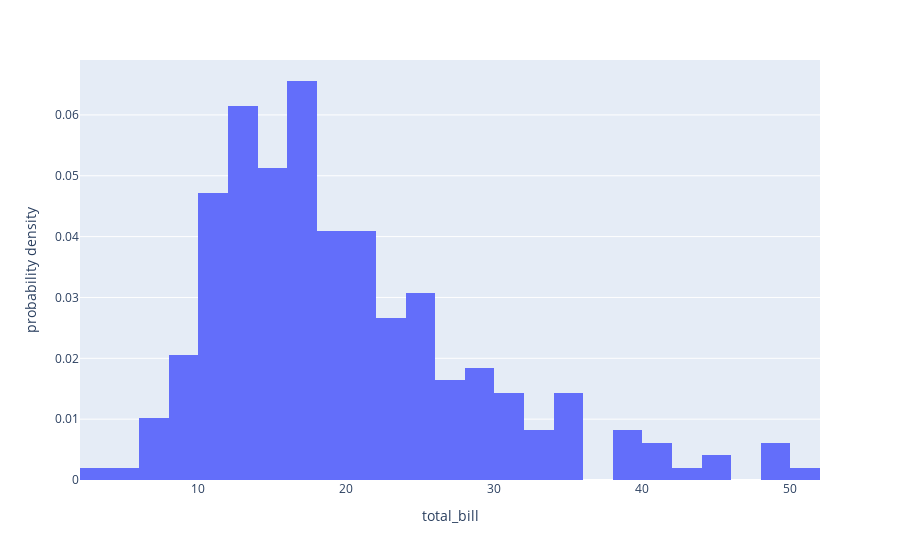

Here is the notebook cell this chart was saved with:
### Code cell
df = px.data.tips() 
  
fig = px.histogram(df, x="total_bill", 
                   histnorm='probability density') 
fig.write_html('output/hist_probability_density.html')
fig.show()

### Figure 1 — Plotly figure (JSON) as saved in the notebook; plotly's stock layout.template omitted (floating-point values rounded to 4 significant figures; data arrays with more than 128 entries replaced by an {"elided": "..."} marker saying what was removed)
{"data": [{"alignmentgroup": "True", "bingroup": "x", "histnorm": "probability density", "hovertemplate": "total_bill=%{x}<br>probability density=%{y}<extra></extra>", "legendgroup": "", "marker": {"color": "#636efa", "pattern": {"shape": ""}}, "name": "", "offsetgroup": "", "orientation": "v", "showlegend": false, "type": "histogram", "x": {"elided": "244 float values"}, "xaxis": "x", "yaxis": "y"}], "layout": {"barmode": "relative", "legend": {"tracegroupgap": 0}, "margin": {"t": 60}, "xaxis": {"anchor": "y", "domain": [0, 1], "title": {"text": "total_bill"}}, "yaxis": {"anchor": "x", "domain": [0, 1], "title": {"text": "probability density"}}}}
